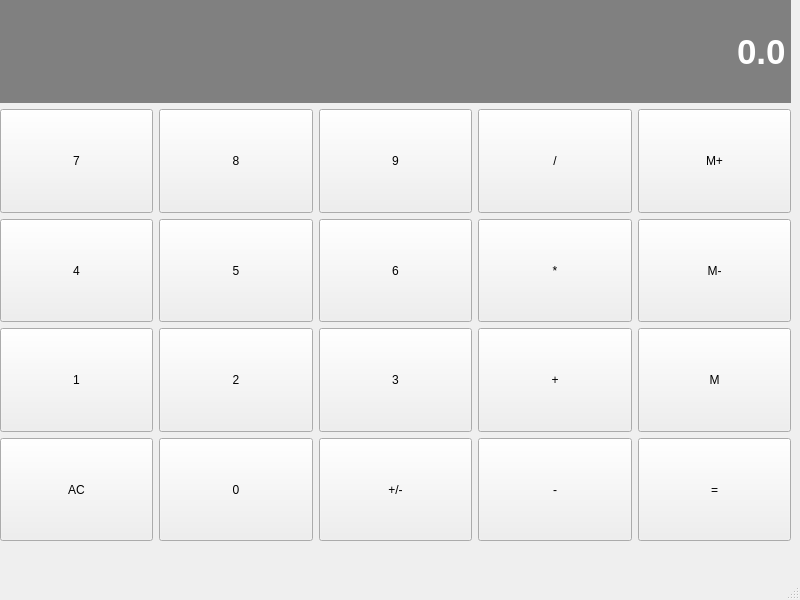
<?xml version="1.0" encoding="UTF-8"?>
<ui version="4.0">
 <class>Calculator</class>
 <widget class="QMainWindow" name="Calculator">
  <property name="geometry">
   <rect>
    <x>0</x>
    <y>0</y>
    <width>800</width>
    <height>600</height>
   </rect>
  </property>
  <property name="windowTitle">
   <string>Calculator</string>
  </property>
  <widget class="QWidget" name="centralwidget">
   <widget class="QWidget" name="gridLayoutWidget">
    <property name="geometry">
     <rect>
      <x>0</x>
      <y>0</y>
      <width>791</width>
      <height>541</height>
     </rect>
    </property>
    <layout class="QGridLayout" name="gridLayout">
     <item row="2" column="4">
      <widget class="QPushButton" name="MemClear">
       <property name="sizePolicy">
        <sizepolicy hsizetype="Preferred" vsizetype="Preferred">
         <horstretch>0</horstretch>
         <verstretch>0</verstretch>
        </sizepolicy>
       </property>
       <property name="styleSheet">
        <string notr="true">QPushBoutton{
	background-color: #FF8C00;
	border: 1px solid gray;
	padding: 5px;
}
QPushBoutton:pressed{
	background-color: #A9A9A9;
	border: 1px solid gray;
	padding: 5px;
}</string>
       </property>
       <property name="text">
        <string>M-</string>
       </property>
      </widget>
     </item>
     <item row="3" column="4">
      <widget class="QPushButton" name="MemGet">
       <property name="sizePolicy">
        <sizepolicy hsizetype="Preferred" vsizetype="Preferred">
         <horstretch>0</horstretch>
         <verstretch>0</verstretch>
        </sizepolicy>
       </property>
       <property name="styleSheet">
        <string notr="true">QPushBoutton{
	background-color: #FF8C00;
	border: 1px solid gray;
	padding: 5px;
}
QPushBoutton:pressed{
	background-color: #A9A9A9;
	border: 1px solid gray;
	padding: 5px;
}</string>
       </property>
       <property name="text">
        <string>M</string>
       </property>
      </widget>
     </item>
     <item row="1" column="4">
      <widget class="QPushButton" name="MemAdd">
       <property name="sizePolicy">
        <sizepolicy hsizetype="Preferred" vsizetype="Preferred">
         <horstretch>0</horstretch>
         <verstretch>0</verstretch>
        </sizepolicy>
       </property>
       <property name="styleSheet">
        <string notr="true">QPushBoutton{
	background-color: #FF8C00;
	border: 1px solid gray;
	padding: 5px;
}
QPushBoutton:pressed{
	background-color: #A9A9A9;
	border: 1px solid gray;
	padding: 5px;
}</string>
       </property>
       <property name="text">
        <string>M+</string>
       </property>
      </widget>
     </item>
     <item row="3" column="1">
      <widget class="QPushButton" name="Button2">
       <property name="sizePolicy">
        <sizepolicy hsizetype="Preferred" vsizetype="Preferred">
         <horstretch>0</horstretch>
         <verstretch>0</verstretch>
        </sizepolicy>
       </property>
       <property name="styleSheet">
        <string notr="true">QPushBoutton{
	background-color: #C0C0C0;
	border: 1px solid gray;
	padding: 5px;
}
QPushBoutton:pressed{
	background-color: #A9A9A9;
	border: 1px solid gray;
	padding: 5px;
}</string>
       </property>
       <property name="text">
        <string>2</string>
       </property>
      </widget>
     </item>
     <item row="2" column="1">
      <widget class="QPushButton" name="Button5">
       <property name="sizePolicy">
        <sizepolicy hsizetype="Preferred" vsizetype="Preferred">
         <horstretch>0</horstretch>
         <verstretch>0</verstretch>
        </sizepolicy>
       </property>
       <property name="styleSheet">
        <string notr="true">QPushBoutton{
	background-color: #C0C0C0;
	border: 1px solid gray;
	padding: 5px;
}
QPushBoutton:pressed{
	background-color: #A9A9A9;
	border: 1px solid gray;
	padding: 5px;
}</string>
       </property>
       <property name="text">
        <string>5</string>
       </property>
      </widget>
     </item>
     <item row="3" column="2">
      <widget class="QPushButton" name="Button3">
       <property name="sizePolicy">
        <sizepolicy hsizetype="Preferred" vsizetype="Preferred">
         <horstretch>0</horstretch>
         <verstretch>0</verstretch>
        </sizepolicy>
       </property>
       <property name="styleSheet">
        <string notr="true">QPushBoutton{
	background-color: #C0C0C0;
	border: 1px solid gray;
	padding: 5px;
}
QPushBoutton:pressed{
	background-color: #A9A9A9;
	border: 1px solid gray;
	padding: 5px;
}</string>
       </property>
       <property name="text">
        <string>3</string>
       </property>
      </widget>
     </item>
     <item row="1" column="3">
      <widget class="QPushButton" name="Divide">
       <property name="sizePolicy">
        <sizepolicy hsizetype="Preferred" vsizetype="Preferred">
         <horstretch>0</horstretch>
         <verstretch>0</verstretch>
        </sizepolicy>
       </property>
       <property name="styleSheet">
        <string notr="true">QPushBoutton{
	background-color: #FF8C00;
	border: 1px solid gray;
	padding: 5px;
}
QPushBoutton:pressed{
	background-color: #A9A9A9;
	border: 1px solid gray;
	padding: 5px;
}</string>
       </property>
       <property name="text">
        <string>/</string>
       </property>
      </widget>
     </item>
     <item row="1" column="1">
      <widget class="QPushButton" name="Button8">
       <property name="sizePolicy">
        <sizepolicy hsizetype="Preferred" vsizetype="Preferred">
         <horstretch>0</horstretch>
         <verstretch>0</verstretch>
        </sizepolicy>
       </property>
       <property name="styleSheet">
        <string notr="true">QPushBoutton{
	background-color: #C0C0C0;
	border: 1px solid gray;
	padding: 5px;
}
QPushBoutton:pressed{
	background-color: #A9A9A9;
	border: 1px solid gray;
	padding: 5px;
}</string>
       </property>
       <property name="text">
        <string>8</string>
       </property>
      </widget>
     </item>
     <item row="1" column="0">
      <widget class="QPushButton" name="Button7">
       <property name="sizePolicy">
        <sizepolicy hsizetype="Preferred" vsizetype="Preferred">
         <horstretch>0</horstretch>
         <verstretch>0</verstretch>
        </sizepolicy>
       </property>
       <property name="styleSheet">
        <string notr="true">QPushBoutton{
	background-color: #C0C0C0;
	border: 1px solid gray;
	padding: 5px;
}
QPushBoutton:pressed{
	background-color: #A9A9A9;
	border: 1px solid gray;
	padding: 5px;
}</string>
       </property>
       <property name="text">
        <string>7</string>
       </property>
      </widget>
     </item>
     <item row="3" column="3">
      <widget class="QPushButton" name="Add">
       <property name="sizePolicy">
        <sizepolicy hsizetype="Preferred" vsizetype="Preferred">
         <horstretch>0</horstretch>
         <verstretch>0</verstretch>
        </sizepolicy>
       </property>
       <property name="styleSheet">
        <string notr="true">QPushBoutton{
	background-color: #FF8C00;
	border: 1px solid gray;
	padding: 5px;
}
QPushBoutton:pressed{
	background-color: #A9A9A9;
	border: 1px solid gray;
	padding: 5px;
}</string>
       </property>
       <property name="text">
        <string>+</string>
       </property>
      </widget>
     </item>
     <item row="3" column="0">
      <widget class="QPushButton" name="Button1">
       <property name="sizePolicy">
        <sizepolicy hsizetype="Preferred" vsizetype="Preferred">
         <horstretch>0</horstretch>
         <verstretch>0</verstretch>
        </sizepolicy>
       </property>
       <property name="styleSheet">
        <string notr="true">QPushBoutton{
	background-color: #C0C0C0;
	border: 1px solid gray;
	padding: 5px;
}
QPushBoutton:pressed{
	background-color: #A9A9A9;
	border: 1px solid gray;
	padding: 5px;
}</string>
       </property>
       <property name="text">
        <string>1</string>
       </property>
      </widget>
     </item>
     <item row="2" column="2">
      <widget class="QPushButton" name="Button6">
       <property name="sizePolicy">
        <sizepolicy hsizetype="Preferred" vsizetype="Preferred">
         <horstretch>0</horstretch>
         <verstretch>0</verstretch>
        </sizepolicy>
       </property>
       <property name="styleSheet">
        <string notr="true">QPushBoutton{
	background-color: #C0C0C0;
	border: 1px solid gray;
	padding: 5px;
}
QPushBoutton:pressed{
	background-color: #A9A9A9;
	border: 1px solid gray;
	padding: 5px;
}</string>
       </property>
       <property name="text">
        <string>6</string>
       </property>
      </widget>
     </item>
     <item row="2" column="0">
      <widget class="QPushButton" name="Button4">
       <property name="sizePolicy">
        <sizepolicy hsizetype="Preferred" vsizetype="Preferred">
         <horstretch>0</horstretch>
         <verstretch>0</verstretch>
        </sizepolicy>
       </property>
       <property name="styleSheet">
        <string notr="true">QPushBoutton{
	background-color: #C0C0C0;
	border: 1px solid gray;
	padding: 5px;
}
QPushBoutton:pressed{
	background-color: #A9A9A9;
	border: 1px solid gray;
	padding: 5px;
}</string>
       </property>
       <property name="text">
        <string>4</string>
       </property>
      </widget>
     </item>
     <item row="1" column="2">
      <widget class="QPushButton" name="Button9">
       <property name="sizePolicy">
        <sizepolicy hsizetype="Preferred" vsizetype="Preferred">
         <horstretch>0</horstretch>
         <verstretch>0</verstretch>
        </sizepolicy>
       </property>
       <property name="styleSheet">
        <string notr="true">QPushBoutton{
	background-color: #C0C0C0;
	border: 1px solid gray;
	padding: 5px;
}
QPushBoutton:pressed{
	background-color: #A9A9A9;
	border: 1px solid gray;
	padding: 5px;
}</string>
       </property>
       <property name="text">
        <string>9</string>
       </property>
      </widget>
     </item>
     <item row="2" column="3">
      <widget class="QPushButton" name="Multiply">
       <property name="sizePolicy">
        <sizepolicy hsizetype="Preferred" vsizetype="Preferred">
         <horstretch>0</horstretch>
         <verstretch>0</verstretch>
        </sizepolicy>
       </property>
       <property name="styleSheet">
        <string notr="true">QPushBoutton{
	background-color: #FF8C00;
	border: 1px solid gray;
	padding: 5px;
}
QPushBoutton:pressed{
	background-color: #A9A9A9;
	border: 1px solid gray;
	padding: 5px;
}</string>
       </property>
       <property name="text">
        <string>*</string>
       </property>
      </widget>
     </item>
     <item row="4" column="0">
      <widget class="QPushButton" name="Clear">
       <property name="sizePolicy">
        <sizepolicy hsizetype="Preferred" vsizetype="Preferred">
         <horstretch>0</horstretch>
         <verstretch>0</verstretch>
        </sizepolicy>
       </property>
       <property name="styleSheet">
        <string notr="true">QPushBoutton{
	background-color: #C0C0C0;
	border: 1px solid gray;
	padding: 5px;
}
QPushBoutton:pressed{
	background-color: #A9A9A9;
	border: 1px solid gray;
	padding: 5px;
}</string>
       </property>
       <property name="text">
        <string>AC</string>
       </property>
      </widget>
     </item>
     <item row="4" column="1">
      <widget class="QPushButton" name="Button0">
       <property name="sizePolicy">
        <sizepolicy hsizetype="Preferred" vsizetype="Preferred">
         <horstretch>0</horstretch>
         <verstretch>0</verstretch>
        </sizepolicy>
       </property>
       <property name="styleSheet">
        <string notr="true">QPushBoutton{
	background-color: #C0C0C0;
	border: 1px solid gray;
	padding: 5px;
}
QPushBoutton:pressed{
	background-color: #A9A9A9;
	border: 1px solid gray;
	padding: 5px;
}</string>
       </property>
       <property name="text">
        <string>0</string>
       </property>
      </widget>
     </item>
     <item row="4" column="2">
      <widget class="QPushButton" name="ChangeSign">
       <property name="sizePolicy">
        <sizepolicy hsizetype="Preferred" vsizetype="Preferred">
         <horstretch>0</horstretch>
         <verstretch>0</verstretch>
        </sizepolicy>
       </property>
       <property name="styleSheet">
        <string notr="true">QPushBoutton{
	background-color: #C0C0C0;
	border: 1px solid gray;
	padding: 5px;
}
QPushBoutton:pressed{
	background-color: #A9A9A9;
	border: 1px solid gray;
	padding: 5px;
}</string>
       </property>
       <property name="text">
        <string>+/-</string>
       </property>
      </widget>
     </item>
     <item row="4" column="3">
      <widget class="QPushButton" name="Subtract">
       <property name="sizePolicy">
        <sizepolicy hsizetype="Preferred" vsizetype="Preferred">
         <horstretch>0</horstretch>
         <verstretch>0</verstretch>
        </sizepolicy>
       </property>
       <property name="styleSheet">
        <string notr="true">QPushBoutton{
	background-color: #FF8C00;
	border: 1px solid gray;
	padding: 5px;
}
QPushBoutton:pressed{
	background-color: #A9A9A9;
	border: 1px solid gray;
	padding: 5px;
}</string>
       </property>
       <property name="text">
        <string>-</string>
       </property>
      </widget>
     </item>
     <item row="4" column="4">
      <widget class="QPushButton" name="Equals">
       <property name="sizePolicy">
        <sizepolicy hsizetype="Preferred" vsizetype="Preferred">
         <horstretch>0</horstretch>
         <verstretch>0</verstretch>
        </sizepolicy>
       </property>
       <property name="styleSheet">
        <string notr="true">QPushBoutton{
	background-color: #FF8C00;
	border: 1px solid gray;
	padding: 5px;
}
QPushBoutton:pressed{
	background-color: #A9A9A9;
	border: 1px solid gray;
	padding: 5px;
}</string>
       </property>
       <property name="text">
        <string>=</string>
       </property>
      </widget>
     </item>
     <item row="0" column="0" colspan="5">
      <widget class="QLineEdit" name="Display">
       <property name="sizePolicy">
        <sizepolicy hsizetype="Preferred" vsizetype="Preferred">
         <horstretch>0</horstretch>
         <verstretch>0</verstretch>
        </sizepolicy>
       </property>
       <property name="font">
        <font>
         <pointsize>26</pointsize>
         <bold>true</bold>
        </font>
       </property>
       <property name="styleSheet">
        <string notr="true">QLineEdit{
	background-color: gray;
	border: 1px solid gray;
	color: #ffffff;
}
</string>
       </property>
       <property name="text">
        <string>0.0</string>
       </property>
       <property name="alignment">
        <set>Qt::AlignRight|Qt::AlignTrailing|Qt::AlignVCenter</set>
       </property>
      </widget>
     </item>
    </layout>
   </widget>
  </widget>
  <widget class="QMenuBar" name="menubar">
   <property name="geometry">
    <rect>
     <x>0</x>
     <y>0</y>
     <width>800</width>
     <height>25</height>
    </rect>
   </property>
  </widget>
  <widget class="QStatusBar" name="statusbar"/>
 </widget>
 <resources/>
 <connections/>
</ui>
